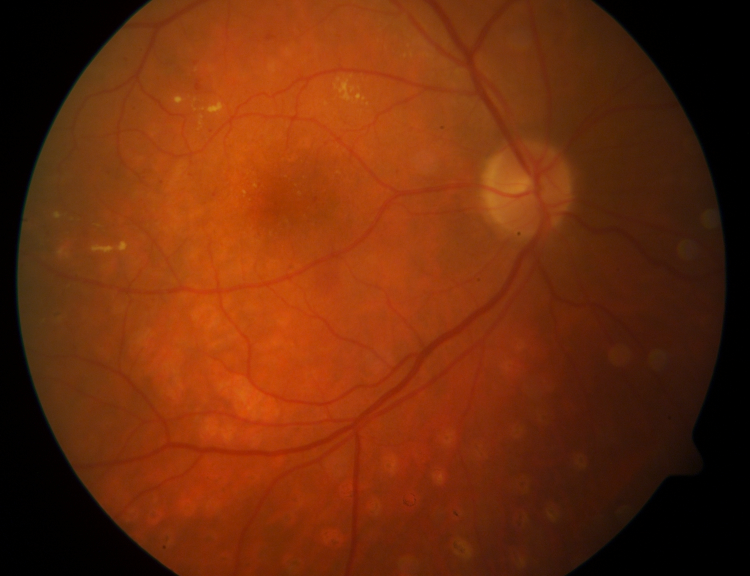
#> input picture diaretdb0_v_1_1/resources/images/diaretdb0_fundus_images/image001.png, 1500 x 1152 px (shown at 1/2 size)
$ python -i feature_extraction.py   (imports and definitions only)
#> lines starting #> are read from the running program, lines starting #| are printed output that depends on the picture; after the words box and inside, x2 and y2 are one past the last pixel; in counts of white or black regions, pixels touching at a corner belong together
#> further down, picture is the input picture: shape (1152, 1500, 3); mean B, G, R 10.6, 43.9, 109.5
### scripts_final/preprocessed.py
import cv2
import numpy as np
import math


# Blob detection parameters (for notch detection). We define a blob as
#a region where there is some inhomogeneity in brightness or color.
BLOB_PARAMS = cv2.SimpleBlobDetector_Params()
BLOB_PARAMS.minThreshold = 0.0
BLOB_PARAMS.maxThreshold = 30
BLOB_PARAMS.thresholdStep = 15
BLOB_PARAMS.filterByArea = False
BLOB_PARAMS.filterByColor = False
BLOB_PARAMS.filterByConvexity = False
BLOB_PARAMS.filterByInertia = True
BLOB_PARAMS.minInertiaRatio = 0.05
BLOB_PARAMS.maxInertiaRatio = 1

def clahe_algorithm(image):
    '''
    This algorithm of equalization is based on Clahe, which operates on small regions.
    It is normally very useful when applied to a single channel;
    in our case, the green channel of the RGB colour space.

    Parameters
    ----------
    image : array
        Our image to be equalized.

    Returns
    -------
    final_img : array
        Our image after being equalized.

    '''
    clahe = cv2.createCLAHE(clipLimit = 2.0, tileGridSize=(8,8))
    final_img = clahe.apply(image)
    return final_img

# [190 lines left out: functions preprocess_image, load_image, hough_circles, bb_resize, detect_notch, not called in this run]

### scripts_final/feature_extraction.py
import cv2
import numpy as np
import matplotlib.pyplot as plt
from preprocessed import clahe_algorithm

def extract_bv(image):
    '''
    This function allows us to extract our blood vessels. To do that,
    we will split our image in three channels and work with the green one. Afterwards,
    we will apply ASF (alterante sequential filtering), based on opening/closing operations
    with varying Structuring Elements (each time the SE being larger).
    Finally, we use snakes (a method to draw contours) to extract our blood vessels and some noise.

    Parameters
    ----------
    image : array
        Our input image.

    Returns
    -------
    blood_vessels: array
        Our image with the blood vessels of the fundus.

    '''
    blue,green,red = cv2.split(image)
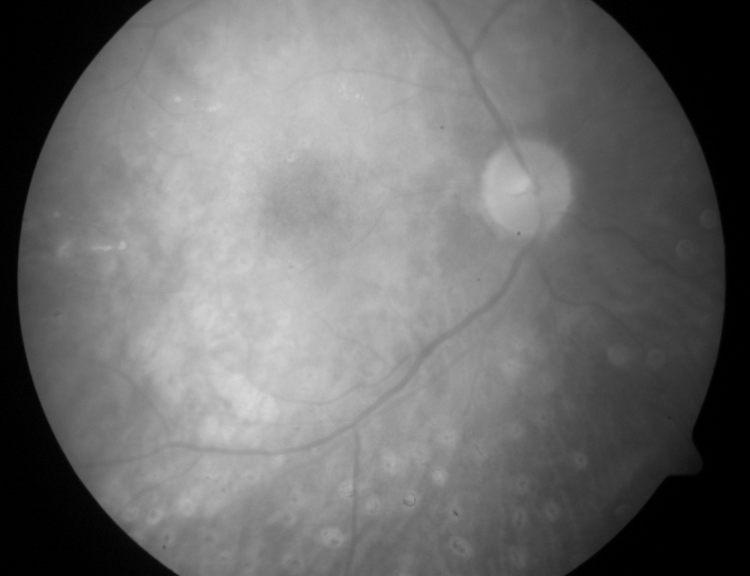
#> red: shape (1152, 1500) (shown at 1/2 size); min 0, max 219, mean 109.5
    green = clahe_algorithm(green)
#> in clahe_algorithm, `final_img = clahe.apply(image)`:
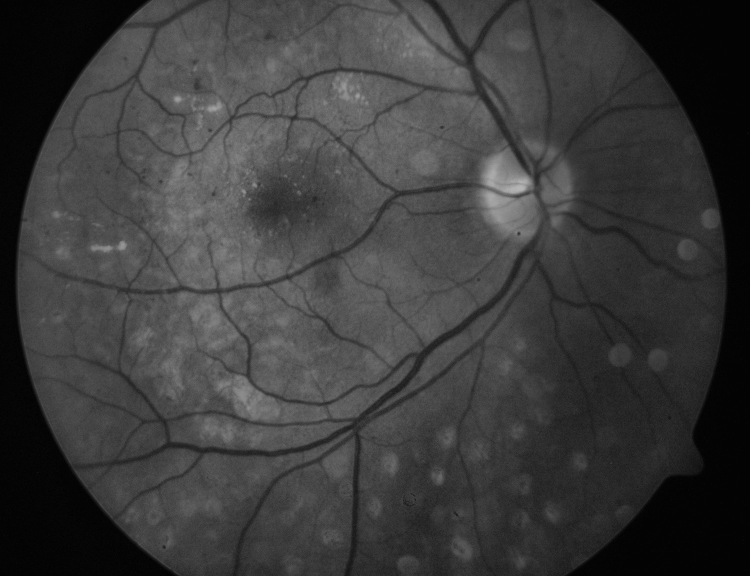
#> final_img: shape (1152, 1500) (shown at 1/2 size); min 2, max 182, mean 59.5

	# applying alternate sequential filtering (3 times closing opening)

    step1 = cv2.morphologyEx(green, cv2.MORPH_OPEN, cv2.getStructuringElement(cv2.MORPH_ELLIPSE,(5,5)), iterations = 1)
    step2 = cv2.morphologyEx(step1, cv2.MORPH_CLOSE, cv2.getStructuringElement(cv2.MORPH_ELLIPSE,(5,5)), iterations = 1)
    step3 = cv2.morphologyEx(step2, cv2.MORPH_OPEN, cv2.getStructuringElement(cv2.MORPH_ELLIPSE,(11,11)), iterations = 1)
    step4 = cv2.morphologyEx(step3, cv2.MORPH_CLOSE, cv2.getStructuringElement(cv2.MORPH_ELLIPSE,(11,11)), iterations = 1)
    step5 = cv2.morphologyEx(step4, cv2.MORPH_OPEN, cv2.getStructuringElement(cv2.MORPH_ELLIPSE,(23, 23)), iterations = 1)
    step6 = cv2.morphologyEx(step5, cv2.MORPH_CLOSE, cv2.getStructuringElement(cv2.MORPH_ELLIPSE,(23, 23)), iterations = 1)
    step7 = cv2.subtract(step6,green)
    step8 = clahe_algorithm(step7)

	# noise removal (very small contours) using snakes algorithm.
    ret,step9 = cv2.threshold(step8,15,255,cv2.THRESH_BINARY)
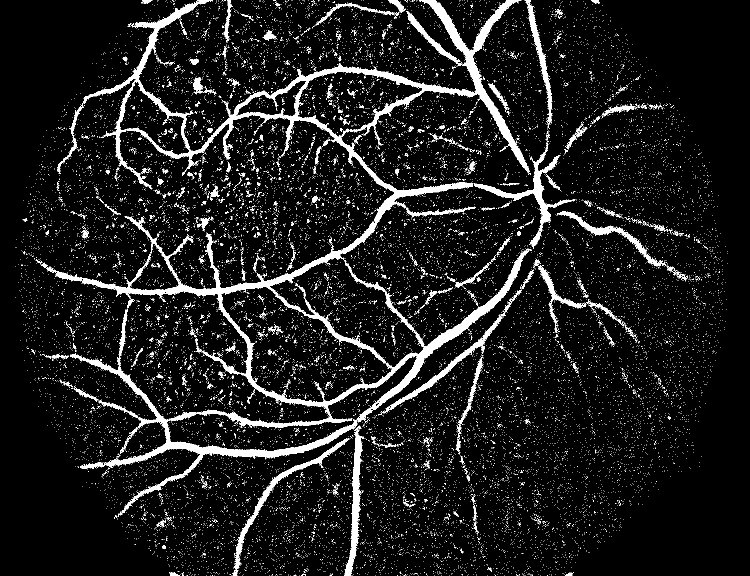
#> step9: shape (1152, 1500) (shown at 1/2 size); 8.7% white; 20368 white regions (20046 under 20 px)
    mask = np.ones(step8.shape[:2], dtype="uint8") * 255
    contours_1, kk = cv2.findContours(step9.copy(),cv2.RETR_LIST,cv2.CHAIN_APPROX_SIMPLE)
#> contours_1 = 21677 contours, 21505 with area under 20; largest, box (x1, y1, x2, y2) and area: (92, 0, 1062, 1034) 139144, (441, 572, 785, 806) 41784, (594, 142, 846, 275) 18919, (238, 162, 380, 311) 9474, (471, 159, 613, 234) 4356

    for contour in contours_1:
        if cv2.contourArea(contour) <= 200:
            cv2.drawContours(mask, [contour], -1, 0, -1)
#> this loop made 21677 passes
#> contour on passes 1 to 3: [[1102, 1151]], [[1080, 1151]], [[1060, 1151]]
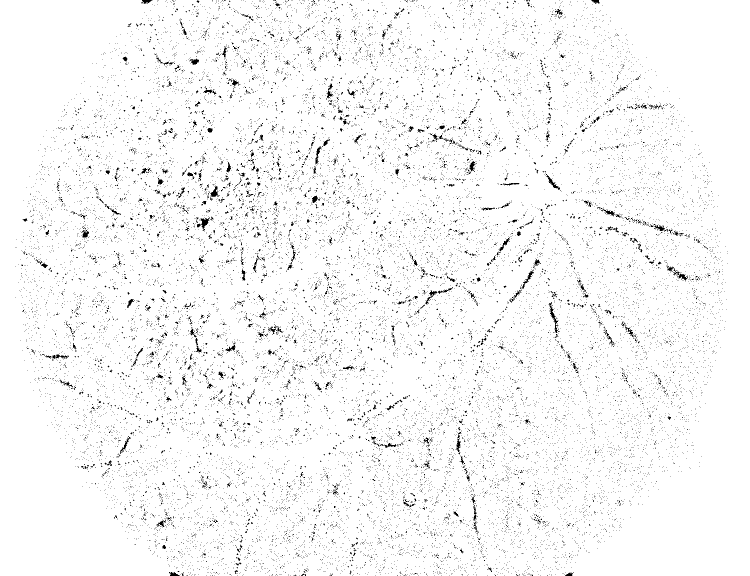
#> mask: shape (1152, 1500) (shown at 1/2 size); 96.7% white; black in thin lines or dots

    im = cv2.bitwise_and(step8, step8, mask=mask)
    _,fin = cv2.threshold(im,15,255,cv2.THRESH_BINARY_INV)
#> fin: shape (1152, 1500); 94.5% white; 170 black regions (121 under 20 px), largest, box (x1, y1, x2, y2) and area: (140, 0, 1062, 1027) 66931, (948, 292, 1150, 498) 3779, (688, 851, 729, 1152) 3425
    fin = cv2.erode(fin, cv2.getStructuringElement(cv2.MORPH_ELLIPSE,(3,3)), iterations=1)
#> fin: shape (1152, 1500); 92.7% white; 17 black regions, largest, box (x1, y1, x2, y2) and area: (91, 0, 1151, 1152) 104107, (463, 875, 700, 1152) 4083, (761, 603, 1024, 828) 3579

	# removing blood vessels and getting them on another image

    fundus_eroded = cv2.bitwise_not(fin)
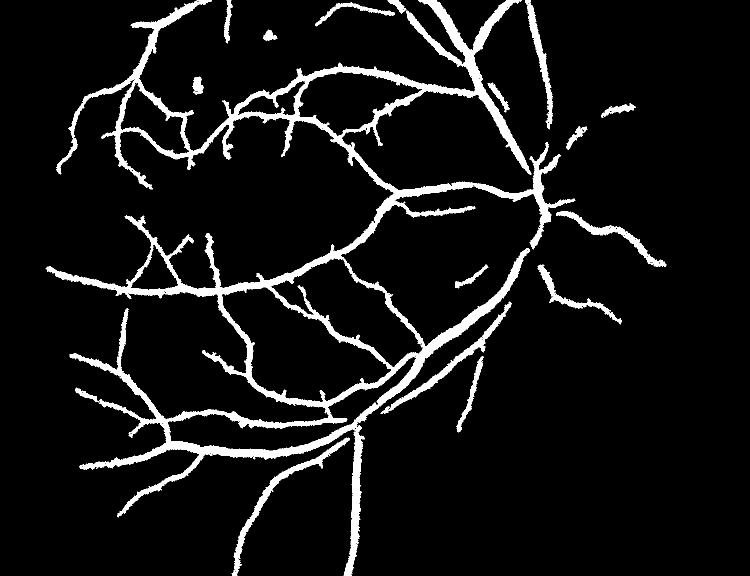
#> fundus_eroded: shape (1152, 1500) (shown at 1/2 size); 7.3% white; 17 white regions
    xmask = np.ones(image.shape[:2], dtype="uint8") * 255
    contours_2, k = cv2.findContours(fundus_eroded.copy(),cv2.RETR_LIST,cv2.CHAIN_APPROX_SIMPLE)
#> contours_2 = 1189 contours, 1163 with area under 20; largest, box (x1, y1, x2, y2) and area: (91, 0, 1151, 1152) 220220, (443, 573, 784, 805) 40640, (540, 515, 848, 735) 27050, (334, 711, 833, 903) 22002, (595, 143, 846, 274) 18162; k = 1189 rows, first 6: [1, -1, -1, -1], [2, 0, -1, -1], [3, 1, -1, -1], [4, 2, -1, -1], [5, 3, -1, -1], [6, 4, -1, -1]

    for contour in contours_2:

        shape = "None"
        perimeter = cv2.arcLength(contour, True)
        approx = cv2.approxPolyDP(contour, 0.04 * perimeter, False)

        if len(approx) > 4 and cv2.contourArea(contour) <= 3000 and cv2.contourArea(contour) >= 100:
            shape = "circle"

        else:
            shape = "veins"
        if(shape=="circle"):
            cv2.drawContours(xmask, [contour], -1, 0, -1)
#> this loop made 1189 passes
#> (perimeter, approx) on passes 1 to 11: (5.66, [[700, 1148], [701, 1147], [702, 1148], [701, 1149]]), (5.66, [[699, 1147], [700, 1146], [701, 1147], [700, 1148]]), (5.66, [[700, 1146], [701, 1145], [702, 1146], [701, 1147]]), (5.66, [[470, 1146], [471, 1145], [472, 1146], [471, 1147]]), (5.66, [[701, 1145], [702, 1144], [703, 1145], [702, 1146]]), (5.66, [[700, 1144], [701, 1143], [702, 1144], [701, 1145]]), (5.66, [[700, 1142], [701, 1141], [702, 1142], [701, 1143]]), (5.66, [[473, 1142], [474, 1141], [475, 1142], [474, 1143]]), (11.9, [[472, 1140], [473, 1142], [471, 1144], [469, 1143]]), (5.66, [[474, 1136], [475, 1135], [476, 1136], [475, 1137]]), (5.66, [[473, 1135], [474, 1134], [475, 1135], [474, 1136]])
#> perimeter on passes 26, 29, 30, 35, 61, 62: 7.66, 7.66, 7.66, 12.49, 5.66, 5.66
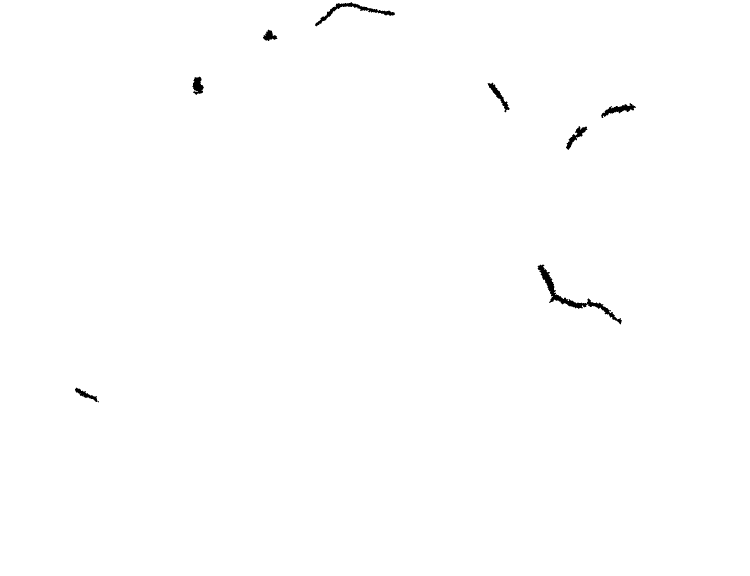
#> xmask: shape (1152, 1500) (shown at 1/2 size); 99.6% white; 8 black regions, largest, box (x1, y1, x2, y2) and area: (1075, 529, 1244, 649) 2239, (630, 4, 790, 53) 1210, (1202, 206, 1272, 236) 728

    finimage = cv2.bitwise_and(fundus_eroded,fundus_eroded,mask=xmask)
    blood_vessels = cv2.bitwise_not(finimage)
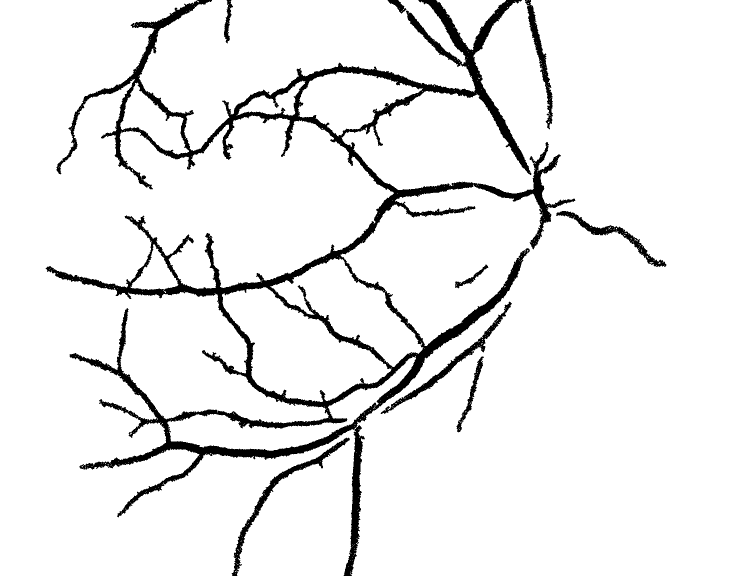
#> blood_vessels: shape (1152, 1500) (shown at 1/2 size); 93% white; 9 black regions, largest, box (x1, y1, x2, y2) and area: (91, 0, 1151, 1152) 104107, (463, 875, 700, 1152) 4083, (761, 603, 1024, 828) 3579
    return blood_vessels


# [9 lines of commented-out code are left out]


>>> import cv2
>>> picture = cv2.imread('../diaretdb0_v_1_1/resources/images/diaretdb0_fundus_images/image001.png')
>>> result = extract_bv(picture)

$ run again, on diaretdb0_v_1_1/resources/images/diaretdb0_fundus_images/image002.png
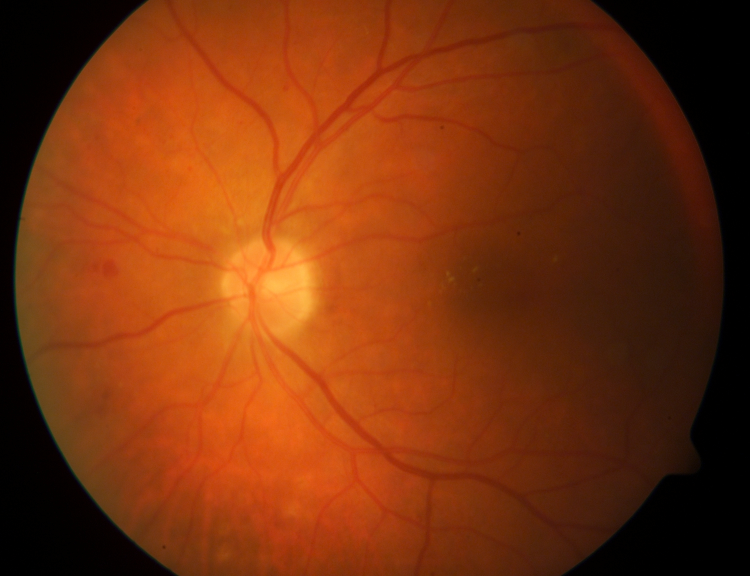
#> input picture diaretdb0_v_1_1/resources/images/diaretdb0_fundus_images/image002.png, 1500 x 1152 px (shown at 1/2 size)
#> picture is the input picture: shape (1152, 1500, 3); mean B, G, R 13.3, 50.6, 121.2
#> in extract_bv, `ret,step9 = cv2.threshold(step8,15,255,cv2.THRESH_BINARY)`:
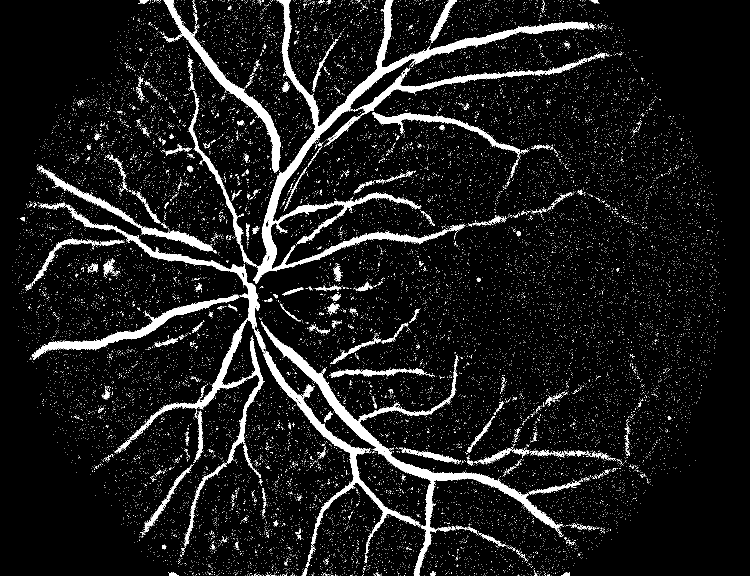
#> step9: shape (1152, 1500) (shown at 1/2 size); 8.4% white; 19027 white regions (18776 under 20 px)
#> contours_1 = 20298 contours, 20121 with area under 20; largest, box (x1, y1, x2, y2) and area: (506, 0, 1179, 568) 22905, (522, 642, 1126, 1152) 20462, (77, 406, 532, 1092) 11662, (325, 0, 561, 346) 6066, (63, 589, 479, 720) 5362
#> the loop in extract_bv, `for contour in contours_1:` made 20298 passes
#> contour on passes 1 to 3: [[1084, 1151]], [[1079, 1151]], [[1062, 1151]]
#> fundus_eroded: shape (1152, 1500); 7.2% white; 18 white regions
#> contours_2 = 1160 contours, 1133 with area under 20; largest, box (x1, y1, x2, y2) and area: (62, 0, 1180, 1152) 87437, (652, 115, 1176, 321) 9854, (324, 0, 562, 347) 7200, (541, 409, 689, 538) 6364, (73, 330, 435, 508) 5022; k = 1160 rows, first 6: [1, -1, -1, -1], [2, 0, -1, -1], [3, 1, -1, -1], [4, 2, -1, -1], [5, 3, -1, -1], [6, 4, -1, -1]
#> the loop in extract_bv, `for contour in contours_2: ` made 1160 passes
#> (perimeter, approx) on passes 1 to 7: (5.66, [[831, 1145], [832, 1144], [833, 1145], [832, 1146]]), (5.66, [[830, 1144], [831, 1143], [832, 1144], [831, 1145]]), (5.66, [[836, 1142], [837, 1141], [838, 1142], [837, 1143]]), (5.66, [[833, 1139], [834, 1138], [835, 1139], [834, 1140]]), (5.66, [[836, 1138], [837, 1137], [838, 1138], [837, 1139]]), (5.66, [[832, 1134], [833, 1133], [834, 1134], [833, 1135]]), (5.66, [[839, 1133], [840, 1132], [841, 1133], [840, 1134]])
#> finimage: shape (1152, 1500); 7% white; 14 white regions, largest, box (x1, y1, x2, y2) and area: (62, 0, 1180, 1152) 87020, (652, 115, 1176, 321) 10677, (324, 0, 562, 347) 7630
#> in extract_bv, `blood_vessels = cv2.bitwise_not(finimage)`:
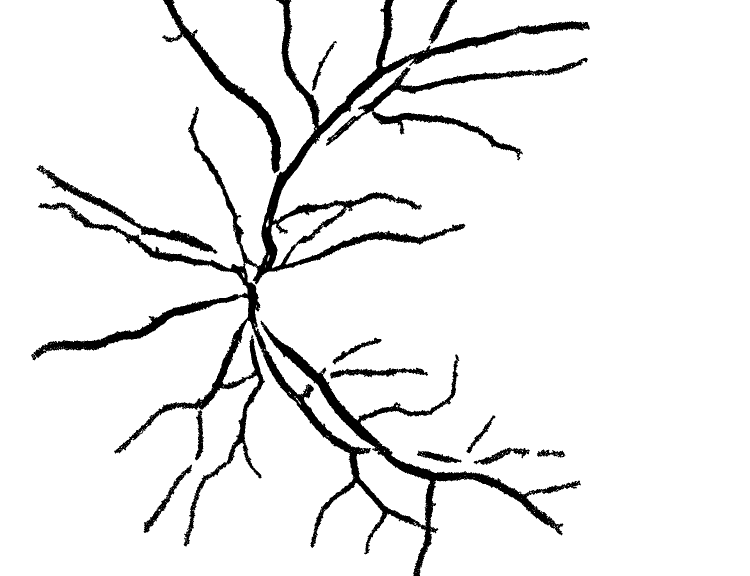
#> blood_vessels: shape (1152, 1500) (shown at 1/2 size); 93% white; 14 black regions, largest, box (x1, y1, x2, y2) and area: (62, 0, 1180, 1152) 87020, (652, 115, 1176, 321) 10677, (324, 0, 562, 347) 7630

$ run again, on diaretdb0_v_1_1/resources/images/diaretdb0_fundus_images/image005.png
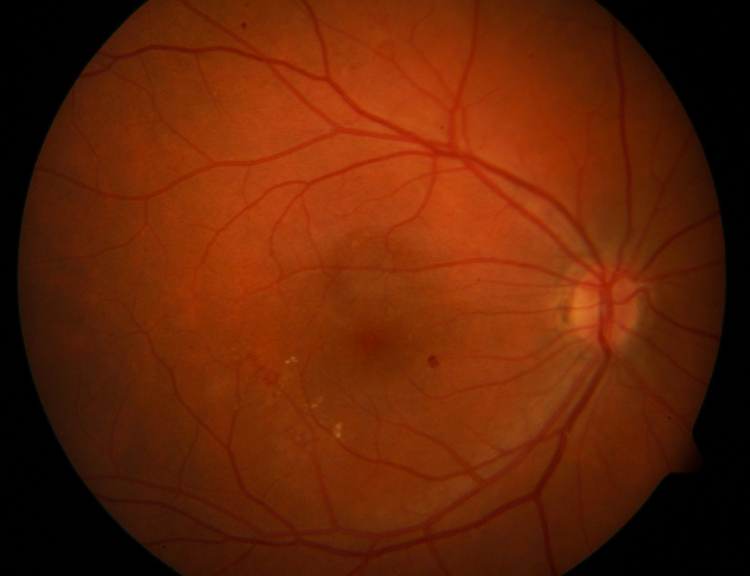
#> input picture diaretdb0_v_1_1/resources/images/diaretdb0_fundus_images/image005.png, 1500 x 1152 px (shown at 1/2 size)
#> picture is the input picture: shape (1152, 1500, 3); mean B, G, R 6.3, 35.4, 99.7
#> in extract_bv, `ret,step9 = cv2.threshold(step8,15,255,cv2.THRESH_BINARY)`:
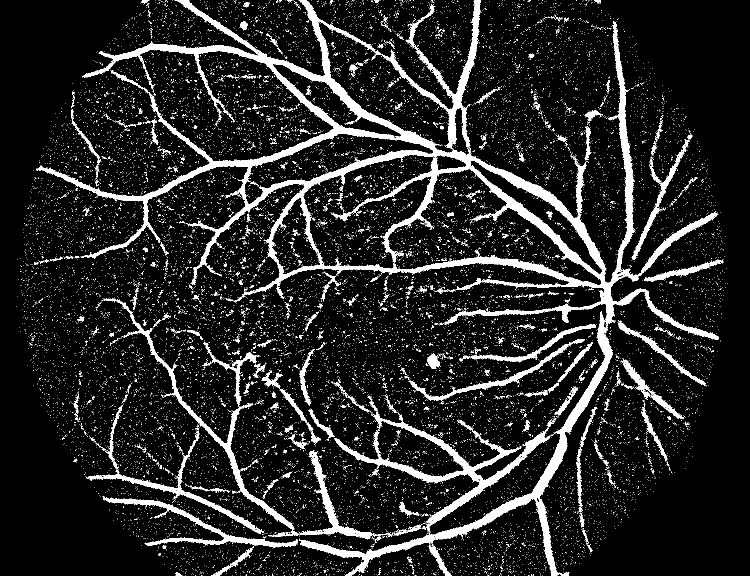
#> step9: shape (1152, 1500) (shown at 1/2 size); 12% white; 19095 white regions (18740 under 20 px)
#> contours_1 = 20615 contours, 20403 with area under 20; largest, box (x1, y1, x2, y2) and area: (72, 0, 1438, 1152) 216600, (774, 337, 1204, 572) 42122, (605, 308, 871, 539) 37762, (669, 824, 1101, 1064) 20816, (488, 266, 868, 410) 17993
#> the loop in extract_bv, `for contour in contours_1:` made 20615 passes
#> contour on passes 1 to 3: [[1084, 1151]], [[922, 1151]], [[870, 1151]]
#> fundus_eroded: shape (1152, 1500); 11.2% white; 21 white regions
#> contours_2 = 1433 contours, 1392 with area under 20; largest, box (x1, y1, x2, y2) and area: (71, 0, 1439, 1152) 292348, (775, 338, 1203, 571) 40474, (606, 309, 867, 538) 36174, (638, 45, 906, 306) 25618, (489, 267, 867, 409) 17034; k = 1433 rows, first 6: [1, -1, -1, -1], [2, 0, -1, -1], [3, 1, -1, -1], [4, 2, -1, -1], [5, 3, -1, -1], [6, 4, -1, -1]
#> the loop in extract_bv, `for contour in contours_2: ` made 1433 passes
#> (perimeter, approx) on passes 1, 3, 5, 6, 7, 8, 9: (5.66, [[698, 1148], [699, 1147], [700, 1148], [699, 1149]]), (5.66, [[705, 1147], [706, 1146], [707, 1147], [706, 1148]]), (5.66, [[704, 1144], [705, 1143], [706, 1144], [705, 1145]]), (5.66, [[701, 1143], [702, 1142], [703, 1143], [702, 1144]]), (5.66, [[709, 1141], [710, 1140], [711, 1141], [710, 1142]]), (5.66, [[888, 1140], [889, 1139], [890, 1140], [889, 1141]]), (5.66, [[451, 1139], [452, 1138], [453, 1139], [452, 1140]])
#> finimage: shape (1152, 1500); 11.1% white; 17 white regions, largest, box (x1, y1, x2, y2) and area: (71, 0, 1439, 1152) 147032, (204, 595, 775, 1080) 14637, (171, 809, 529, 1068) 6047
#> in extract_bv, `blood_vessels = cv2.bitwise_not(finimage)`:
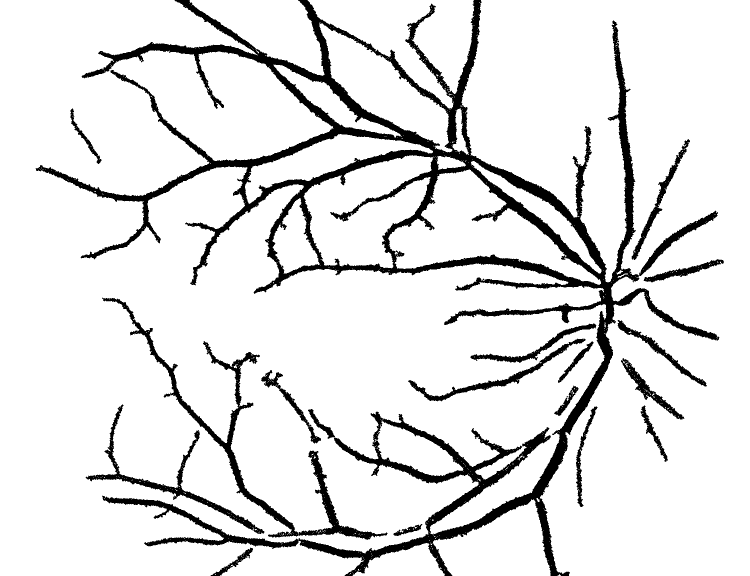
#> blood_vessels: shape (1152, 1500) (shown at 1/2 size); 88.9% white; 17 black regions, largest, box (x1, y1, x2, y2) and area: (71, 0, 1439, 1152) 147032, (204, 595, 775, 1080) 14637, (171, 809, 529, 1068) 6047
